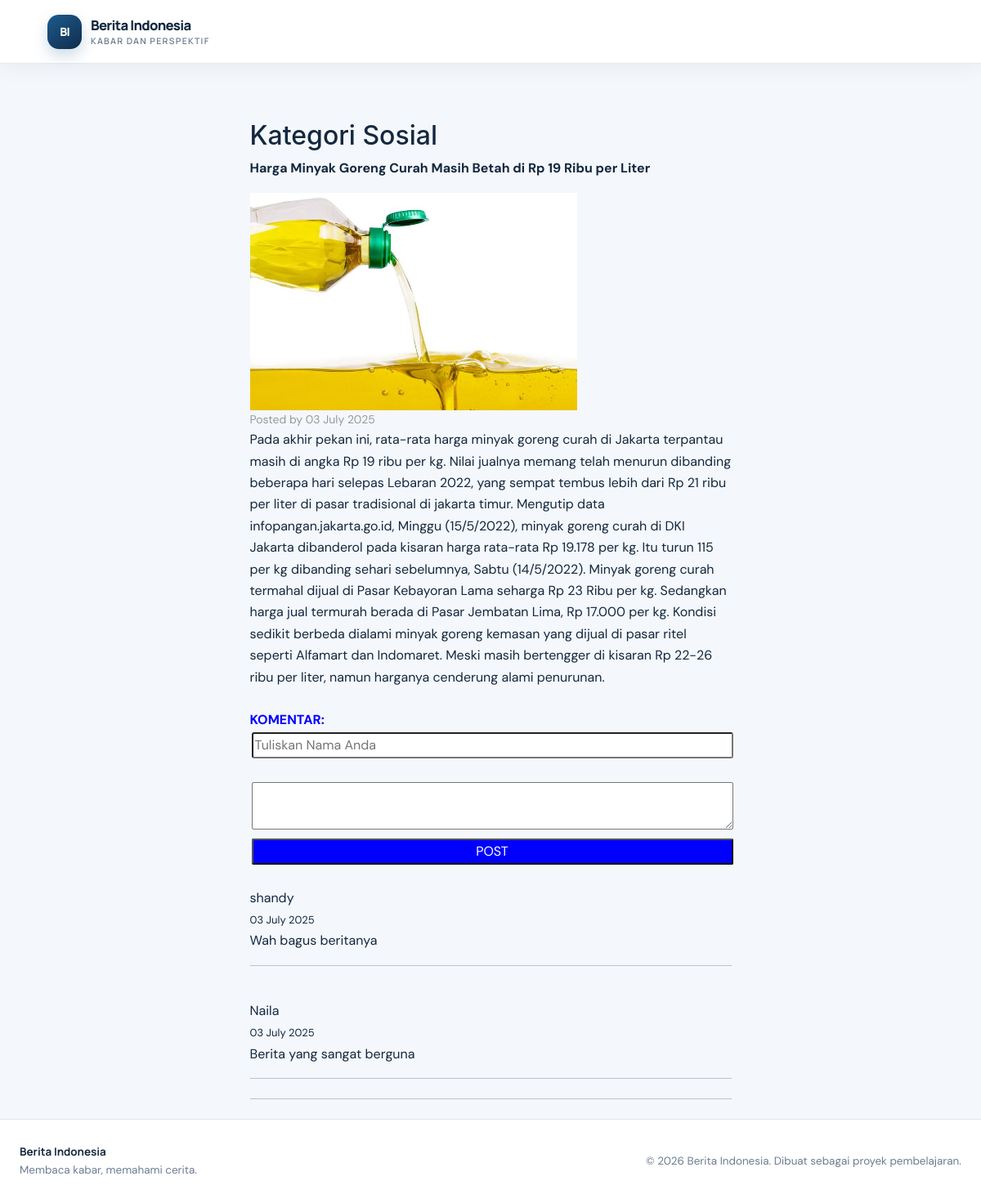
Page /komentar.php?id_berita=6 on the earlier database version.
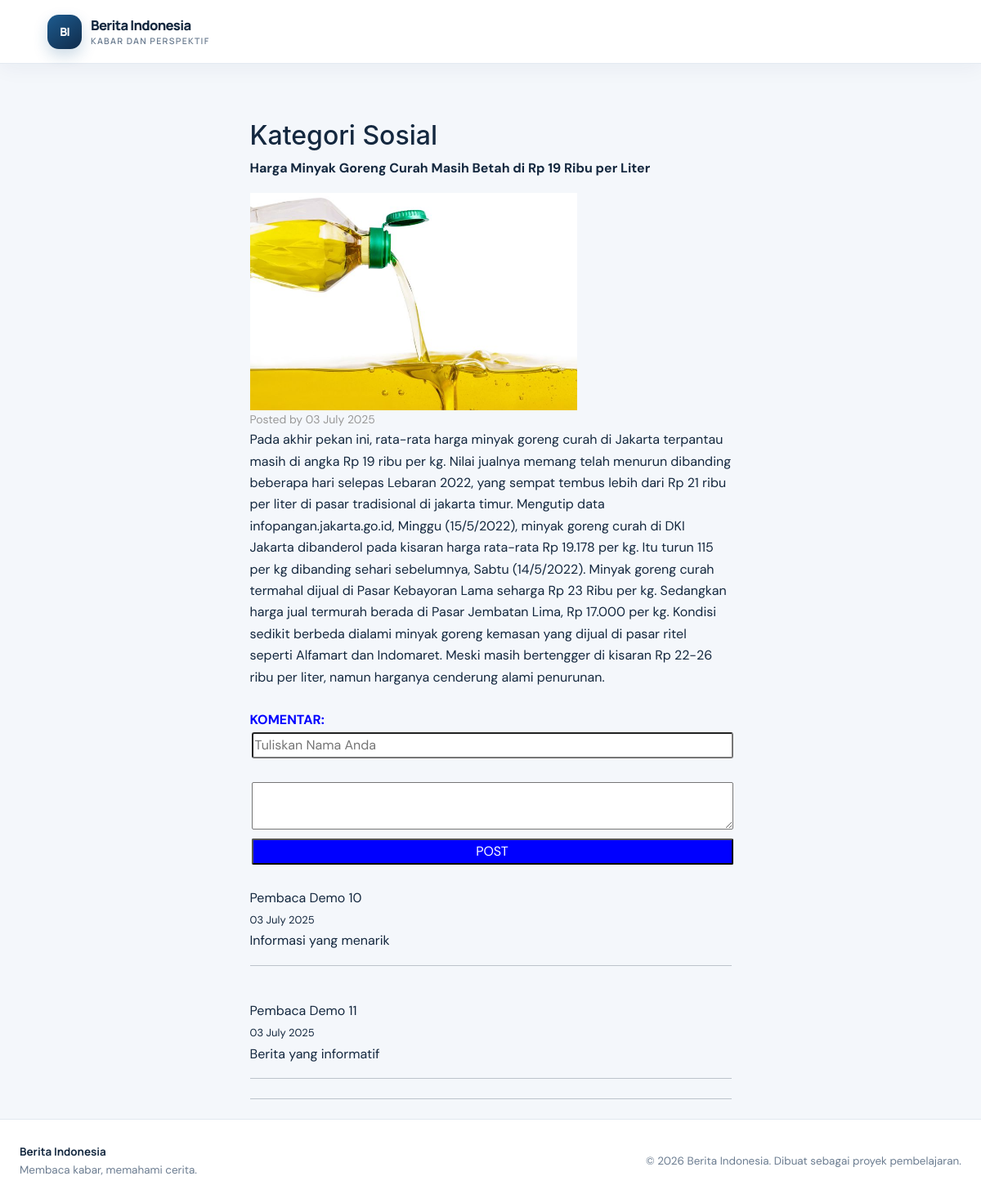
Same page on the later database version.
### tables this page shows
CREATE TABLE `berita` (
  `id_berita` int(10) NOT NULL,
  `kode_kategori` varchar(255) NOT NULL,
  `judul_berita` varchar(255) NOT NULL,
  `isi_berita` text NOT NULL,
  `tanggal_berita` varchar(255) NOT NULL,
  `gambar_berita` varchar(255) NOT NULL
);

CREATE TABLE `kategori` (
  `id_kategori` int(10) NOT NULL,
  `nama_kategori` varchar(255) NOT NULL,
  `tanggal_kategori` varchar(255) NOT NULL
);

CREATE TABLE `komentar` (
  `id_k` int(10) NOT NULL,
  `isi_k` text NOT NULL,
  `tanggal_k` varchar(255) NOT NULL,
  `kode_berita` varchar(255) NOT NULL,
  `nama_k` varchar(255) NOT NULL
);

### komentar.php (the view, shortened to what this page needs)
<!DOCTYPE html>
<?php
    include "controllers/connect.php";
?>
<html lang="en">
    <head>
        <?php
            include "link.php";
        ?>
    </head>
    <body>
        <?php
        include "header.php";
        ?>
        <div class="container px-4 px-lg-5">
            <div class="row gx-4 gx-lg-5 justify-content-center">
                <div class="col-md-10 col-lg-8 col-xl-7">
                    <?php
                    $konten=mysqli_query($db,"select*from berita where id_berita='$_GET[id_berita]'");
                    while($k=mysqli_fetch_array($konten)){
                    ?>
                    <div class="post-preview">
                            <br />
                            <br />
                            <h2>
                                Kategori
                                <?php
                                    $kategori=mysqli_query($db,"select*from kategori where id_kategori='$k[kode_kategori]'");
                                    $kat=mysqli_fetch_array($kategori);
                                    echo $kat['nama_kategori'];
                                ?>
                            </h2>
                            <p class="post-title"><b><?= $k['judul_berita'];?></b></p>
                            <img width="400px" src="images/<?= $k['gambar_berita'];?>">
                            <div style="font-size:14px; color:#999;">
                            Posted by
                            <?= $k['tanggal_berita'];?>
                            </div>
                            <?= $k['isi_berita'];?>
                    </div>
                    <?php
                    }
                    ?>
                    <br />
                    <font color="#00F">
                    <b>KOMENTAR:</b><br />
                    </font>
                    <form action="detail_berita.php?id_berita=<?= $_GET['id_berita'];?>" method="POST">
                        <input type="text" placeholder="Tuliskan Nama Anda" name="nama_k" style="margin:1px 2px 1px 2px; border-radius:3px; width:100%;" /><br />
                        <input type="hidden" placeholder="Tuliskan Nama Anda" name="kode_berita" value="<?= $_GET['id_berita'];?>" style="margin:1px 2px 1px 2px; border-radius:3px; width:100%;" /><br />
                        <textarea name="isi_k" style="margin:1px 2px 1px 2px; border-radius:2px; width:100%;"></textarea>
                        <input type="submit" value="POST" name="tbh" style="margin:1px 2px 1px 2px; background-color:#00F; color:#FFF; border-radius:2px; width:100%;" />
                    </form>
                    <?php
                        $komentar=mysqli_query($db,"select*from komentar where kode_berita='$_GET[id_berita]'");
                        while($kom=mysqli_fetch_array($komentar)){
                    ?>
                    <br />
                    <?= $kom['nama_k'];?><br />
                    <font size="2px"><?= $kom['tanggal_k'];?></font><br />
                    <?= $kom['isi_k'];?>
                    <hr />
                    <?php
                    }
                    ?>
                    <hr class="my-4" />
                    </div>
            </div>
        </div>
        <?php
            include "footer.php";
        ?>
    </body>
</html>

### link.php (shortened to what this page needs)
<link href="https://cdn.jsdelivr.net/npm/bootstrap-icons@1.11.3/font/bootstrap-icons.min.css" rel="stylesheet">
<link href="css/styles.css" rel="stylesheet">
<link href="css/news-modern.css" rel="stylesheet">

### header.php (shortened to what this page needs)
<nav class="navbar navbar-expand-lg navbar-light fixed-top" id="mainNav" aria-label="Navigasi utama">
    <div class="container px-4 px-lg-5">
        <a class="navbar-brand" href="index.php" aria-label="Beranda Berita Indonesia">
            <span class="brand-mark" aria-hidden="true">BI</span>
            <span class="brand-copy">
                Berita Indonesia
                <small>Kabar dan perspektif</small>
            </span>
        </a>
        <div class="collapse navbar-collapse" id="navbarResponsive">
            <ul class="navbar-nav ms-auto">
                <li class="nav-item"><a class="nav-link" href="index.php">Beranda</a></li>
                <?php
                if (isset($db) && $db) {
                    $kategoriNav = mysqli_query($db, "SELECT id_kategori, nama_kategori FROM kategori ORDER BY nama_kategori ASC");
                    if ($kategoriNav) {
                        while ($kategoriItem = mysqli_fetch_assoc($kategoriNav)) {
                            $kategoriId = (int) $kategoriItem['id_kategori'];
                            $kategoriNama = htmlspecialchars((string) $kategoriItem['nama_kategori'], ENT_QUOTES, 'UTF-8');
                            echo '<li class="nav-item"><a class="nav-link" href="berita.php?id_kategori=' . $kategoriId . '">' . $kategoriNama . '</a></li>';
                        }
                    }
                }
                ?>
                <li class="nav-item"><a class="nav-link" href="index.php#signup">Tentang</a></li>
            </ul>
        </div>
    </div>
</nav>

### footer.php (shortened to what this page needs)
<footer class="news-footer" id="footer-contact">
    <div class="news-shell news-footer__inner">
        <div>
            <strong>Berita Indonesia</strong>
            <div>Membaca kabar, memahami cerita.</div>
        </div>
        <div>&copy; <?= date('Y'); ?> Berita Indonesia. Dibuat sebagai proyek pembelajaran.</div>
    </div>
</footer>

### css/news-modern.css (style rules this page uses)
:root { --news-ink: #14283f; --news-ink-soft: #314761; --news-muted: #6b7c90; --news-navy: #102c4b; --news-blue: #1d5b8f; --news-blue-light: #e9f3fb; --news-gold: #f1b84b; --news-paper: #f4f7fb; --news-white: #ffffff; --news-line: #e1e8f0; --news-shadow: 0 18px 45px rgba(15, 43, 73, 0.09); --news-radius: 22px; }
html { scroll-behavior: smooth; scroll-padding-top: 92px; }
body { padding-top: 78px; margin: 0; color: var(--news-ink); background: var(--news-paper); font-family: "DM Sans", "Segoe UI", Arial, sans-serif; font-size: 16px; line-height: 1.65; -webkit-font-smoothing: antialiased; }
a { color: var(--news-blue); text-decoration: none; }
img { max-width: 100%; }
#mainNav { min-height: 78px; padding: 12px 0; background: rgba(255, 255, 255, 0.96); border-bottom: 1px solid rgba(225, 232, 240, 0.9); box-shadow: 0 5px 24px rgba(16, 44, 75, 0.05); backdrop-filter: blur(14px); }
#mainNav .container { max-width: 1180px; }
#mainNav .navbar-brand { display: inline-flex; align-items: center; gap: 11px; margin: 0; color: var(--news-ink); font-family: "Manrope", "Segoe UI", sans-serif; font-size: 1.04rem; font-weight: 800; letter-spacing: -0.04em; }
.brand-mark { display: inline-grid; width: 42px; height: 42px; place-items: center; border-radius: 14px; color: #fff; background: linear-gradient(145deg, var(--news-blue), var(--news-navy)); box-shadow: 0 8px 18px rgba(29, 91, 143, 0.22); font-size: 0.88rem; letter-spacing: -0.06em; }
.brand-copy { display: flex; flex-direction: column; line-height: 1.15; }
.brand-copy small { margin-top: 4px; color: var(--news-muted); font-size: 0.66rem; font-weight: 600; letter-spacing: 0.12em; text-transform: uppercase; }
#mainNav .navbar-nav { align-items: center; gap: 3px; }
#mainNav .nav-link { padding: 9px 12px; border-radius: 999px; color: #52667c; font-size: 0.9rem; font-weight: 700; transition: color 160ms ease, background 160ms ease; }
.news-shell { width: min(1180px, calc(100% - 48px)); margin: 0 auto; }
.news-footer { padding: 28px 0; border-top: 1px solid var(--news-line); color: var(--news-muted); background: #fff; font-size: 0.84rem; }
.news-footer__inner { display: flex; align-items: center; justify-content: space-between; gap: 18px; }
.news-footer strong { color: var(--news-ink); font-family: "Manrope", sans-serif; }

Differences in the rows shown:
changed komentar: nama_k "shandy" → "Pembaca Demo 10"; isi_k "Wah bagus beritanya" → "Informasi yang menarik"
changed komentar: nama_k "Naila" → "Pembaca Demo 11"; isi_k "Berita yang sangat berguna" → "Berita yang informatif"
